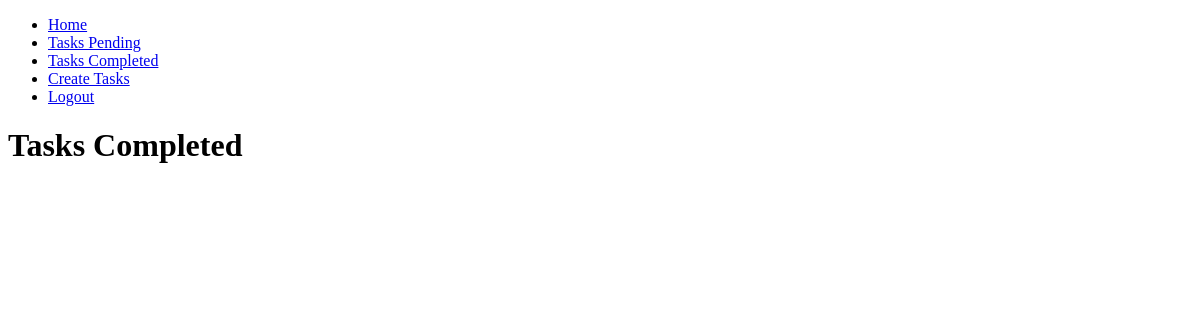
Page /tasks_completed/ (signed in) on the earlier database version.
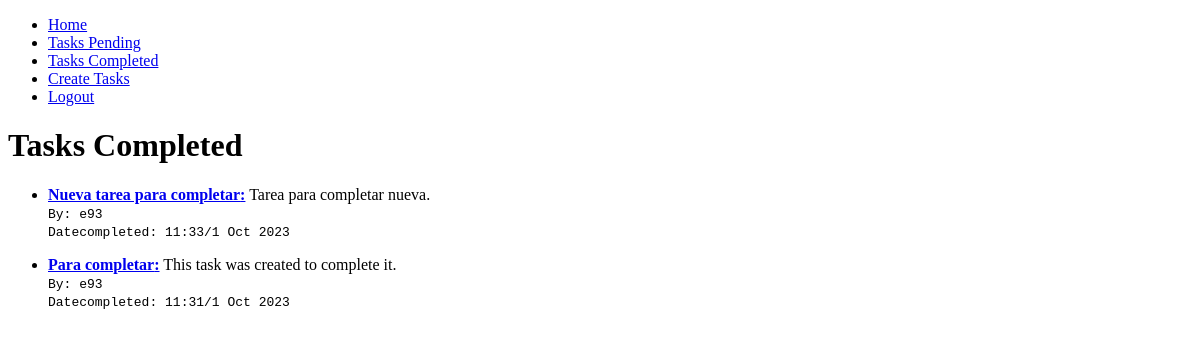
Same page on the later database version.
### tasks/models.py (models this page shows, shortened)
class Task(models.Model):
  title = models.CharField(max_length=200)
  description = models.TextField(max_length=200, blank=True)
  created = models.DateTimeField(auto_now_add=True)
  datecompleted = models.DateTimeField(null=True, blank=True)
  important = models.BooleanField(default=False)
  user = models.ForeignKey(User, on_delete=models.CASCADE)

### tasks/views.py (the view)
# urls.py: path('tasks_completed/', views.tasks_completed, name='tasks_completed'),
@login_required
def tasks_completed(request):
  tasks = Task.objects.filter(user=request.user, datecompleted__isnull=False).order_by('-datecompleted')
  title = 'Tasks Completed'
  return render(request, 'tasks.html', {
    'tasks': tasks,
    'title': title
  })

### tasks/templates/tasks.html
{% extends 'base.html' %}
{% block content %}
<h1>{{ title }}</h1>
{% for task in tasks %}
<ul>
  <li><b>{% if task.important %} * {% endif %} <a href="{% url 'task_detail' task.id %}">{{ task.title }}:</a></b> {{ task.description }}</li>
  <code>By: {{ task.user.username }}</code>
  <br>
  {% if task.datecompleted %}
    <code>Datecompleted: {{ task.datecompleted|date:'h:i/j M Y' }}</code>
  {% endif %}
</ul>
{% endfor %}
{% endblock %}

Differences in the rows shown:
added Task: title "Nueva tarea para completar", description "Tarea para completar nueva.", user.username "e93", datecompleted "11:33/1 Oct 2023"
added Task: title "Para completar", description "This task was created to complete it.", user.username "e93", datecompleted "11:31/1 Oct 2023"
